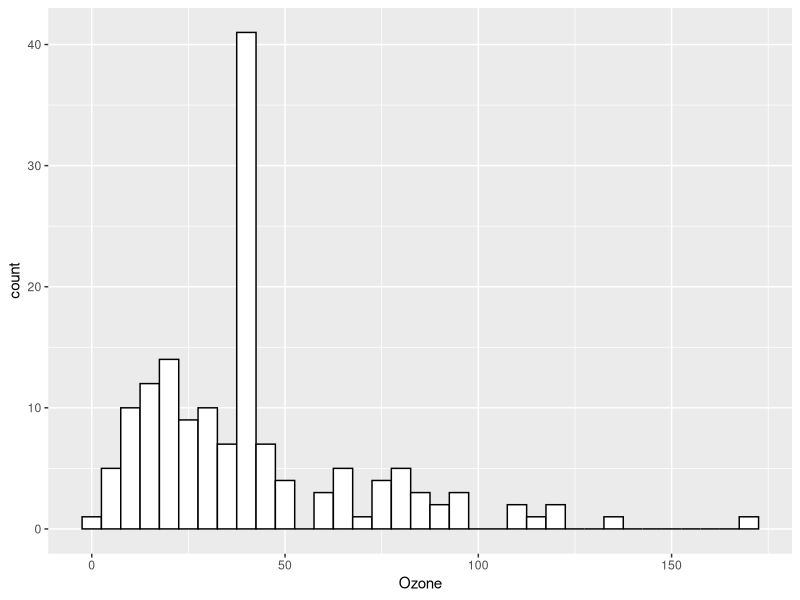
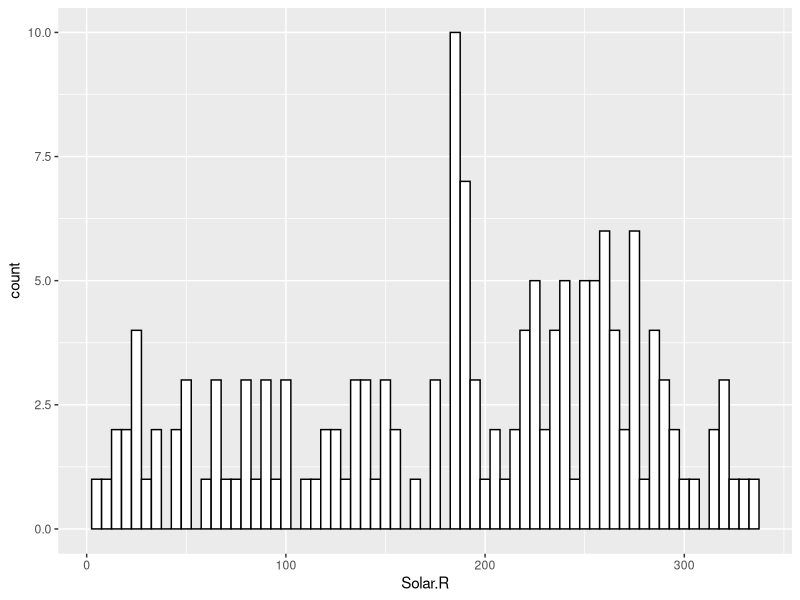
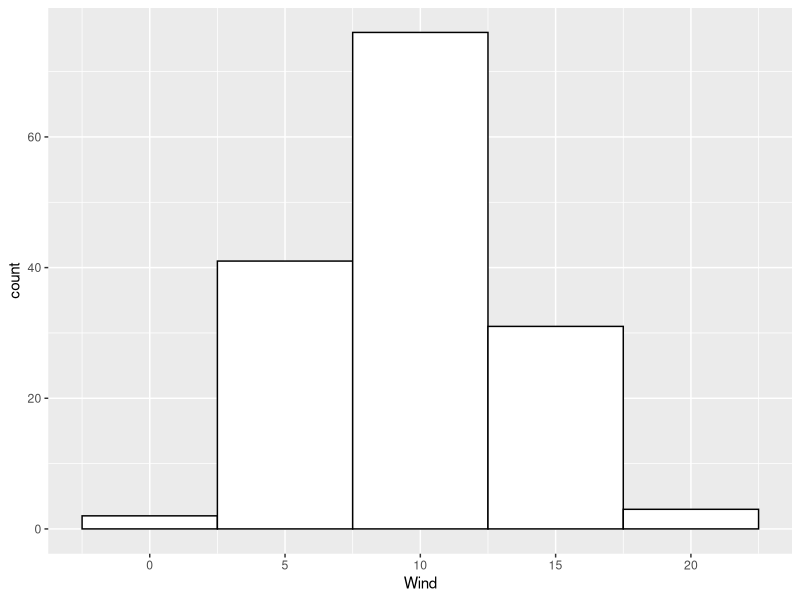
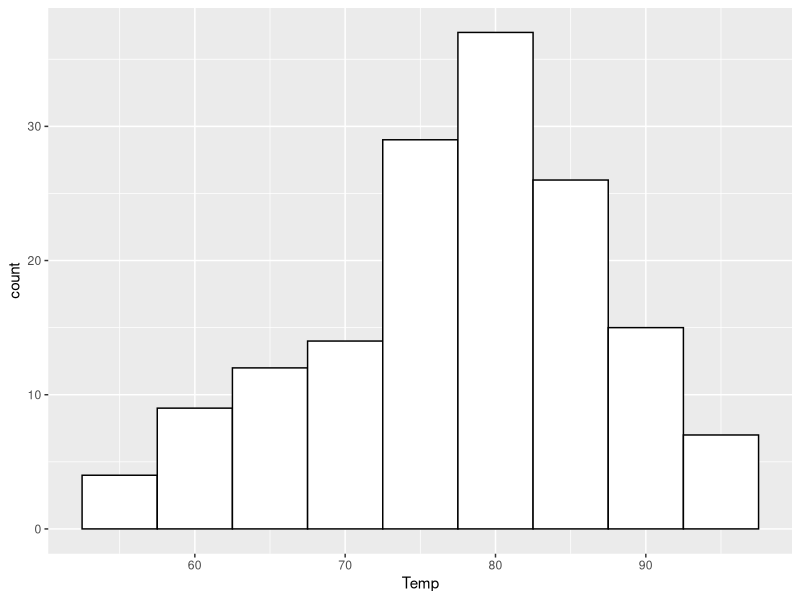
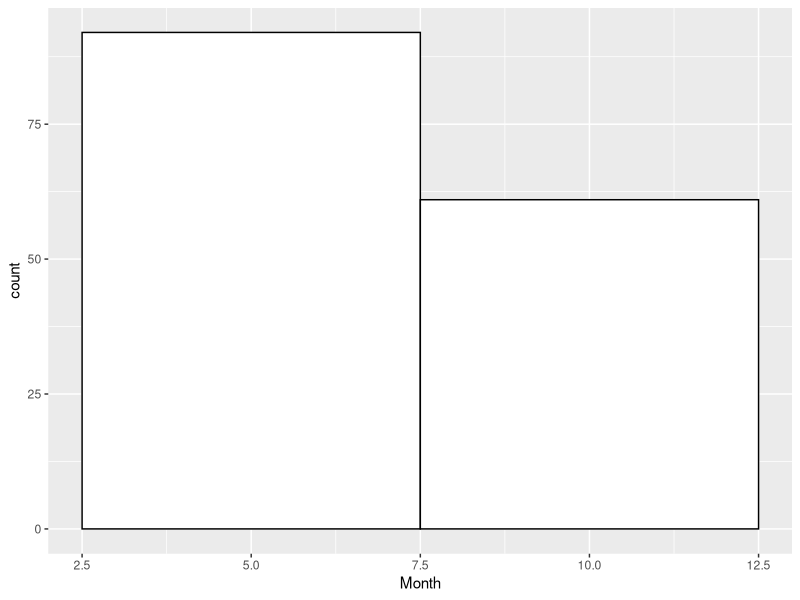
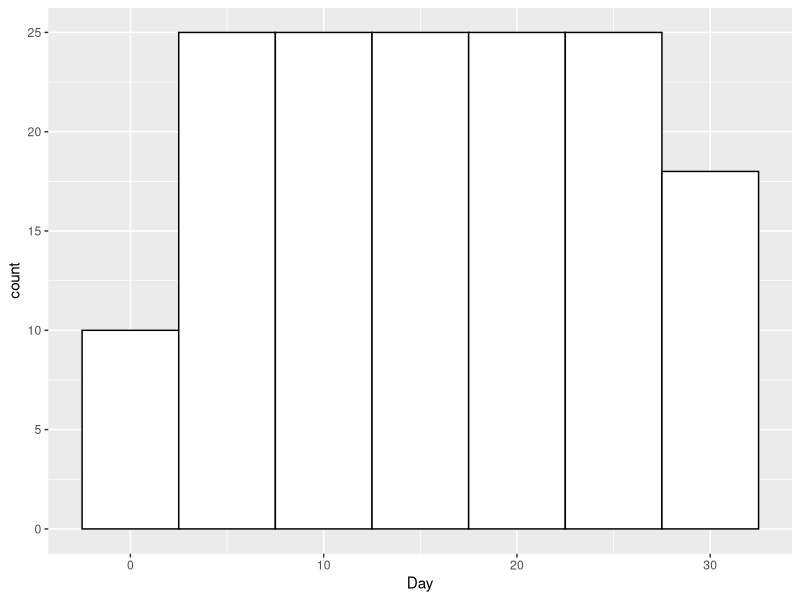
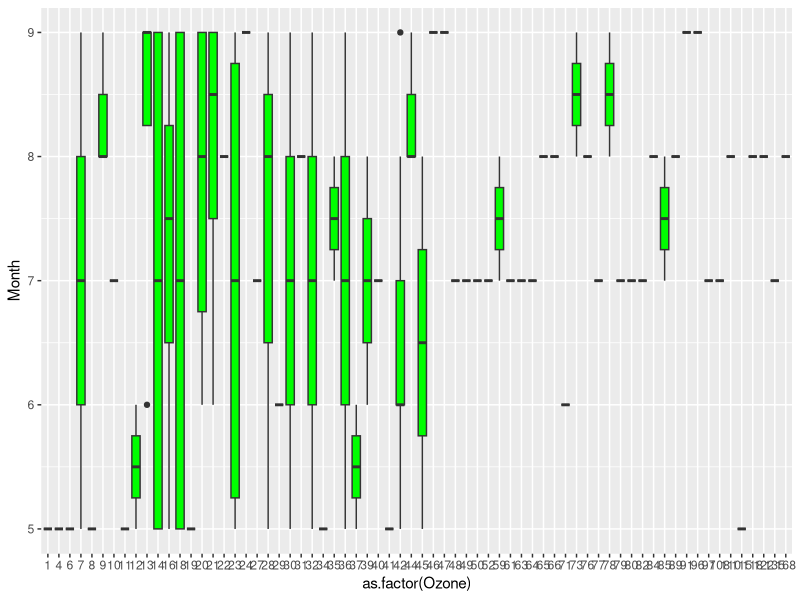
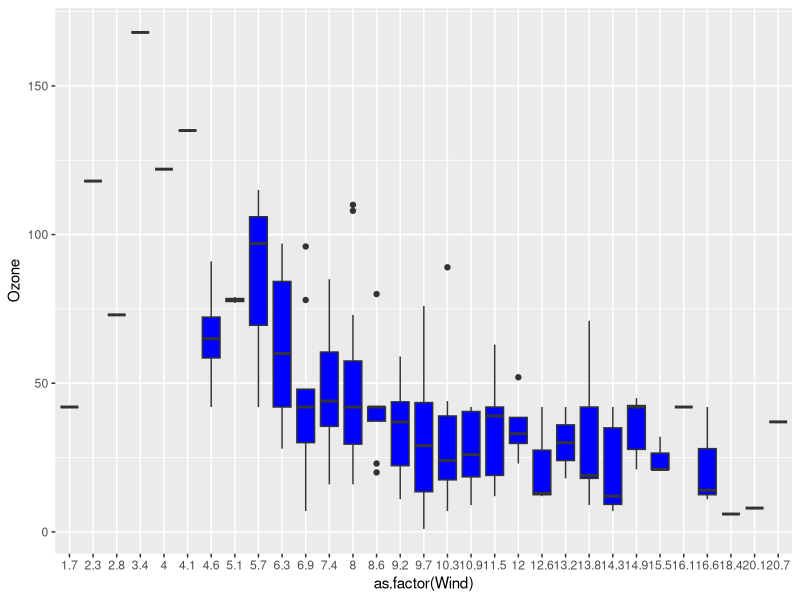

The R source for these figures, in order:
## ---- chunk 1
library(ggplot2)
library(reshape2)
library(tidyr)

## ---- chunk 2
air <- data.frame(airquality)

## ---- chunk 3

# Create a new data frame with the same structure as air
new_air <- air

# Replace NA values and preserve integer data type for columns except "Wind"
new_air[, names(air) != "Wind"] <- lapply(new_air[, names(air) != "Wind"], function(x) {
  ifelse(is.na(x), as.integer(round(mean(x, na.rm = TRUE))), as.integer(x))
})

# Reassign the original "Wind" column to the new data frame
new_air$Wind <- air$Wind


## ---- chunk 4
Create_His <- function(x_var) {
  ggplot(new_air, aes(x = .data[[x_var]]) ) + 
    geom_histogram(binwidth=5, color="black", fill="white")
}

Create_His("Ozone")
Create_His("Solar.R")
Create_His("Wind")
Create_His("Temp")
Create_His("Month")
Create_His("Day")

ggplot(new_air,aes(as.factor(Ozone),Month)) +
  geom_boxplot(fill = 'green')

ggplot(new_air,aes(as.factor(Wind),Ozone)) +
  geom_boxplot(fill = 'blue')

## ---- chunk 5
new_air$date <- as.Date(paste("1973", new_air$Month,new_air$Day, sep="-"))

graph <- ggplot(new_air, aes(x= date, y = Ozone)) + 
  geom_line(color = "blue")
graph2 <- geom_line(aes(x = date, y = Temp), color = "orange")
graph3 <- geom_line(aes(x = date, y = Solar.R), color = "red")
graph4 <- geom_line(aes(x = date, y = Wind), color = "magenta")

graph <- graph + graph2 + graph3 + graph4 

graph

## ---- chunk 6

Month_Day <- unite(new_air,Month_Day,Month,Day, sep = "/")
Month_DayMelt <- melt(Month_Day, id=c("Month_Day"))
ggplot(Month_DayMelt, aes(x = Month_Day, y = variable, fill = value)) + geom_tile()


## ---- chunk 7

ggplot(new_air, aes(x=Wind, y=Temp, size=Ozone, color=Solar.R)) +
  geom_point()


